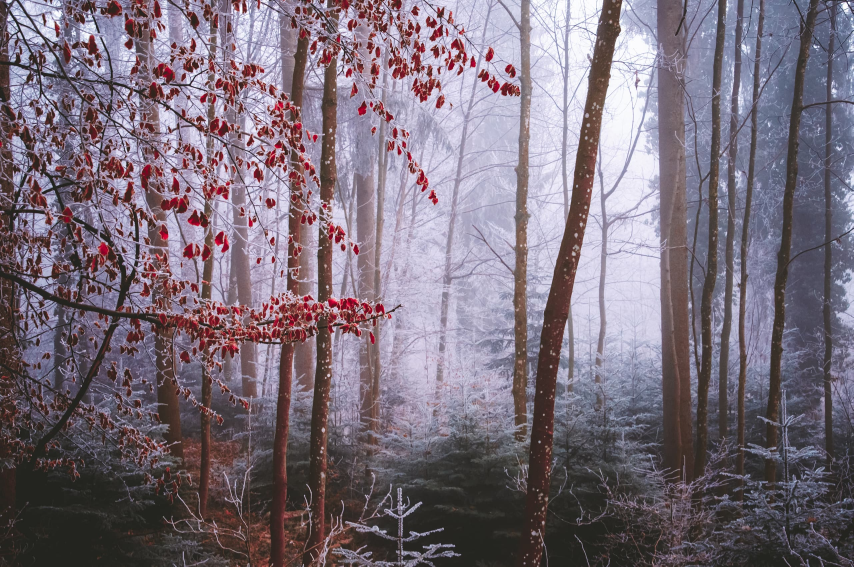
#> input picture browser_profile_temu/aoojcmojmmcbpfgoecoadbdpnagfchel/1.0.24/adrian-limani.jpg, 2560 x 1700 px (shown at 1/3 size)
$ python -i logo_service.py   (imports and definitions only)
#> lines starting #> are read from the running program, lines starting #| are printed output that depends on the picture
### backend/services/metadata_service.py
from __future__ import annotations

"""
Fast image metadata stripper.

Strategy per format:
  JPEG  → marker surgery: scan APP segments before SOS, drop EXIF/XMP/IPTC/COM,
           C2PA JUMBF (APP11), SynthID provenance tags, copy SOS + compressed
           stream verbatim.  Zero re-encode; O(n) single pass.
  PNG   → chunk surgery: drop tEXt/iTXt/zTXt/tIME/eXIf/pHYs/sPLT/hIST/caBX
           (C2PA) chunks.  Zero re-encode; O(n) single pass.
  WebP  → RIFF chunk surgery: drop EXIF/XMP/C2PA chunks, rebuild RIFF size header.
           Zero re-encode; O(n) single pass.
  Other → Pillow re-save fallback (AVIF, GIF, TIFF …).  Slower (~50-200 ms)
           but correct; only activated when Pillow is installed.
"""

import io
import struct
import time
from dataclasses import dataclass, field
from pathlib import Path
from typing import Literal

try:
    from PIL import Image as _PILImage  # type: ignore[import-untyped]

    _HAS_PILLOW = True
except ImportError:
    _HAS_PILLOW = False


# ── Result dataclass ───────────────────────────────────────────────────────────

@dataclass(slots=True)
class StripResult:
    data: bytes
    format: str
    original_size: int
    stripped_size: int
    elapsed_ms: float
    method: Literal["raw", "pillow", "passthrough"]
    stripped_bytes: int = field(init=False)

    def __post_init__(self) -> None:
        self.stripped_bytes = self.original_size - self.stripped_size

    # [16 lines left out: functions size_reduction_pct, to_dict, not called in this run]


# ── Format detection ───────────────────────────────────────────────────────────

def detect_format(data: bytes) -> str | None:
    if len(data) >= 2 and data[:2] == b"\xff\xd8":
        return "jpeg"
    if len(data) >= 8 and data[:8] == b"\x89PNG\r\n\x1a\n":
        return "png"
    if len(data) >= 12 and data[:4] == b"RIFF" and data[8:12] == b"WEBP":
        return "webp"
    if len(data) >= 12 and data[4:8] == b"ftyp":
        brand = data[8:12].lower()
        if brand in (b"avif", b"avis"):
            return "avif"
    return None


_C2PA_MARKERS = (
    b"c2pa",
    b"C2PA",
    b"jumb",
    b"JUMBF",
    b"caBX",
    b"contentcredentials",
    b"content credentials",
    b"digitalsourcetype",
    b"trainedalgorithmicmedia",
    b"compositewithtrained",
)
_SYNTHID_MARKERS = (
    b"synthid",
    b"SynthID",
    b"google:synthid",
)


# [69 lines left out: functions _payload_has_marker, inspect_jpeg_metadata, not called in this run]


# ── JPEG marker surgery ────────────────────────────────────────────────────────

# Markers to strip regardless of strip_icc setting
# APP0 JFIF (density/thumbnail header), APP1 EXIF/XMP, APP13 IPTC, COM,
# APP3-APP15 (includes APP11 C2PA/JUMBF)
_JPEG_ALWAYS_STRIP: frozenset[int] = frozenset(
    {0xE0, 0xE1, 0xED, 0xFE} | set(range(0xE3, 0xF0))
)
# No-payload markers (no 2-byte length field follows)
_JPEG_NO_PAYLOAD: frozenset[int] = frozenset(
    {0xD8, 0xD9, 0x01} | set(range(0xD0, 0xD8))  # SOI, EOI, TEM, RST0-7
)
# Some phones/apps append a second, complete embedded JPEG right after the
# real EOI (MPO / multi-picture trailers), often carrying a full duplicate
# EXIF block — GPS included. It always looks like EOI immediately followed
# by a fresh SOI, which never occurs by chance inside entropy-coded scan
# data, so this is safe to cut on sight.
_JPEG_TRAILER_SIGNATURE = b"\xff\xd9\xff\xd8"


# [48 lines left out: function _strip_jpeg, not called in this run]


# ── PNG chunk surgery ──────────────────────────────────────────────────────────

_PNG_SIG = b"\x89PNG\r\n\x1a\n"

# Whitelist, not a blacklist: keep only what's needed to decode and render
# the pixels correctly, plus a small set of colour-management chunks kept
# for rendering fidelity (mirrors JPEG's ICC trade-off; iCCP still drops
# when strip_icc is set). Anything else — known metadata chunk types, and
# any future/unrecognised/private chunk a tool might embed — is dropped by
# default instead of relying on a growing list of known-bad names.
_PNG_KEEP_TYPES: frozenset[bytes] = frozenset({
    b"IHDR", b"PLTE", b"IDAT", b"IEND",  # required to decode
    b"tRNS",                               # transparency
    b"gAMA", b"cHRM", b"sRGB", b"iCCP",    # colour management
    b"sBIT",                               # significant bits
    b"bKGD",                               # background colour
    b"acTL", b"fcTL", b"fdAT",             # APNG animation frames
})


# [23 lines left out: function _strip_png, not called in this run]


# ── WebP RIFF chunk surgery ────────────────────────────────────────────────────

_WEBP_STRIP_CHUNKS: frozenset[bytes] = frozenset({b"EXIF", b"XMP ", b"C2PA", b"c2pa"})
_WEBP_ICC_CHUNK = b"ICCP"
# VP8X extended-header flags byte: bit layout per the WebP container spec.
_VP8X_FLAG_ICC = 0x20
_VP8X_FLAG_EXIF = 0x08
_VP8X_FLAG_XMP = 0x04


# [195 lines left out: functions _strip_webp, _strip_via_pillow, inspect_png_metadata, inspect_webp_metadata, inspect_metadata, strip_metadata, not called in this run]


async def strip_metadata_async(data: bytes, *, strip_icc: bool = False) -> StripResult:
    """Async wrapper — offloads strip_metadata to a thread-pool slot."""
    import asyncio

    return await asyncio.to_thread(strip_metadata, data, strip_icc=strip_icc)


# [25 lines left out: function strip_file, not called in this run]

### backend/services/logo_service.py
from __future__ import annotations

"""
Fast Gemini sparkle-logo remover.

Gemini / Imagen visible watermarks sit in a corner (almost always
bottom-right) as a small 4-pointed sparkle. This module:

  1. Searches only the four corners (tiny ROI, not the full image)
  2. Matches a generated sparkle template + a bright/dark blob fallback
  3. Inpaints just that patch with OpenCV TELEA

Typical runtime is a few milliseconds. If nothing is found the original
bytes are returned untouched so product photos are never cropped.
"""

import time
from dataclasses import dataclass
from functools import lru_cache
from typing import Literal

from backend.services.image_compact_service import CompactResult, compact_image_bytes
from backend.services.metadata_service import StripResult, detect_format, strip_metadata


try:
    import cv2
    import numpy as np

    _HAS_CV2 = True
except ImportError:
    cv2 = None  # type: ignore[assignment]
    np = None  # type: ignore[assignment]
    _HAS_CV2 = False


Corner = Literal["br", "bl", "tr", "tl"]


@dataclass(slots=True)
class LogoResult:
    data: bytes
    content_type: str
    found: bool
    corner: str | None
    elapsed_ms: float
    original_size: int
    output_size: int
    method: Literal["inpaint", "passthrough"]
    match_score: float = 0.0

    # [249 lines left out: functions to_dict, _content_type_for, _sparkle_template, _decode, _encode, _corner_roi and 5 more, not called in this run]


def remove_gemini_logo(data: bytes, *, aggressive: bool = False) -> LogoResult:
    """
    Remove a visible Gemini sparkle watermark if one is detected.

    Args:
        data: Raw image bytes.
        aggressive: Use a looser match and a slightly larger inpaint patch.

    Returns:
        LogoResult. method is "passthrough" when nothing was found or
        OpenCV is unavailable, so the original bytes stay intact.
    """
    started = time.perf_counter()
    fmt = detect_format(data)
    original_size = len(data)

    if not _HAS_CV2:
        return LogoResult(
            data=data,
            content_type=_content_type_for(fmt),
            found=False,
            corner=None,
            elapsed_ms=(time.perf_counter() - started) * 1000,
            original_size=original_size,
            output_size=original_size,
            method="passthrough",
        )

    try:
        bgr, alpha = _decode(data)
        found, corner, score = _find_and_remove(bgr, aggressive)
        if not found:
            return LogoResult(
                data=data,
                content_type=_content_type_for(fmt),
                found=False,
                corner=None,
                elapsed_ms=(time.perf_counter() - started) * 1000,
                original_size=original_size,
                output_size=original_size,
                method="passthrough",
            )
        out, content_type = _encode(bgr, alpha, fmt)
        return LogoResult(
            data=out,
            content_type=content_type,
            found=True,
            corner=corner,
            elapsed_ms=(time.perf_counter() - started) * 1000,
            original_size=original_size,
            output_size=len(out),
            method="inpaint",
            match_score=score,
        )
    except Exception:
        return LogoResult(
            data=data,
            content_type=_content_type_for(fmt),
            found=False,
            corner=None,
            elapsed_ms=(time.perf_counter() - started) * 1000,
            original_size=original_size,
            output_size=original_size,
            method="passthrough",
        )


# [4 lines not run here, left out]


@dataclass(slots=True)
class CleanResult:
    data: bytes
    content_type: str
    logo: LogoResult
    metadata: StripResult
    compact: CompactResult | None
    elapsed_ms: float

    # [54 lines left out: functions to_headers, clean_product_image, not called in this run]


# [16 lines not run here, left out]

>>> import cv2
>>> picture = cv2.imread('../../browser_profile_temu/aoojcmojmmcbpfgoecoadbdpnagfchel/1.0.24/adrian-limani.jpg', cv2.IMREAD_GRAYSCALE)
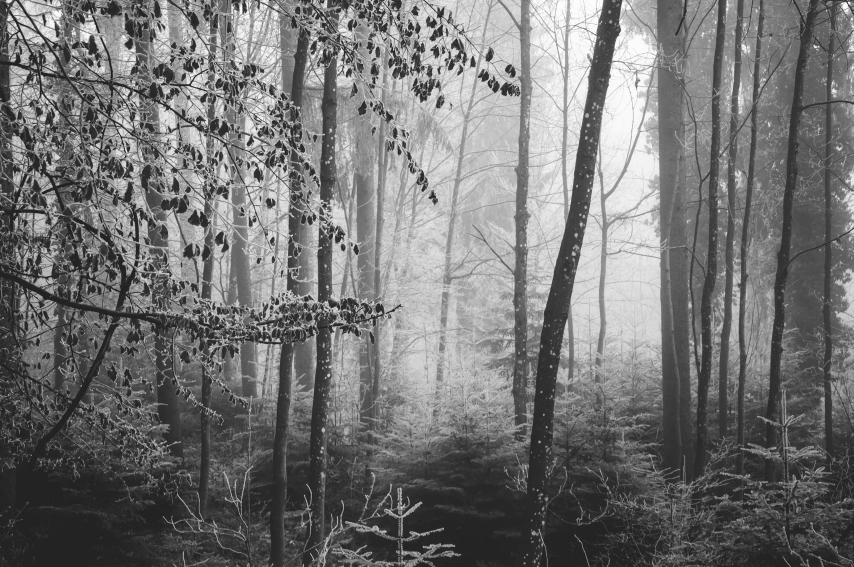
#> picture: shape (1700, 2560) (shown at 1/3 size); min 0, max 255, mean 115.6
>>> result = remove_gemini_logo(picture)
#> (the run stopped early here; a loop or call above may not have finished)

$ run again, on browser_profile_temu/aoojcmojmmcbpfgoecoadbdpnagfchel/1.0.24/alan-hu.jpg
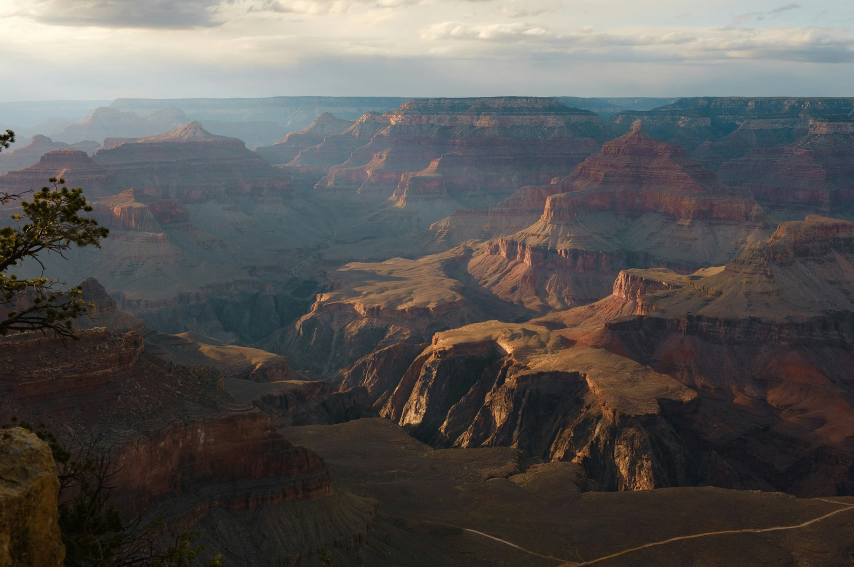
#> input picture browser_profile_temu/aoojcmojmmcbpfgoecoadbdpnagfchel/1.0.24/alan-hu.jpg, 2560 x 1700 px (shown at 1/3 size)
#> `picture = cv2.imread('../../browser_profile_temu/aoojcmojmmcbpfgoecoad..`:
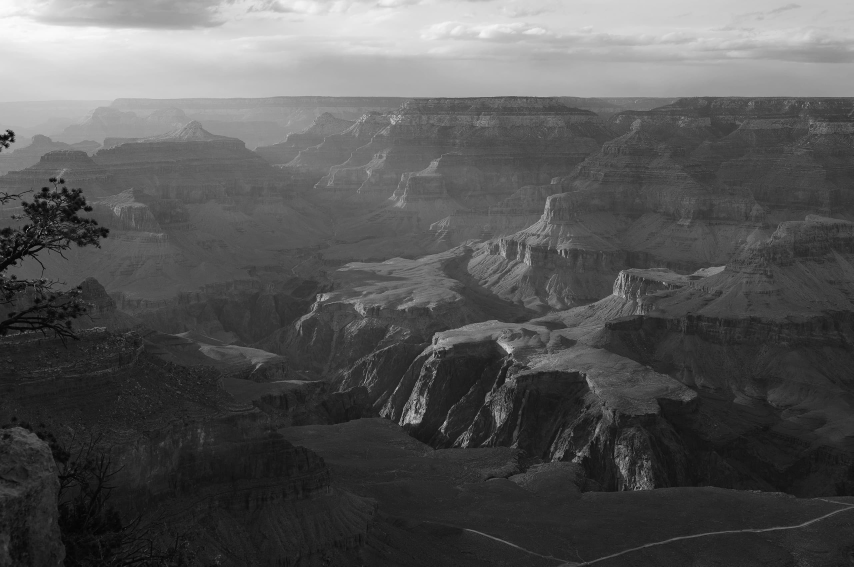
#> picture: shape (1700, 2560) (shown at 1/3 size); min 0, max 253, mean 86.9

$ run again, on browser_profile_temu/aoojcmojmmcbpfgoecoadbdpnagfchel/1.0.24/aleksandar-popovski.jpg
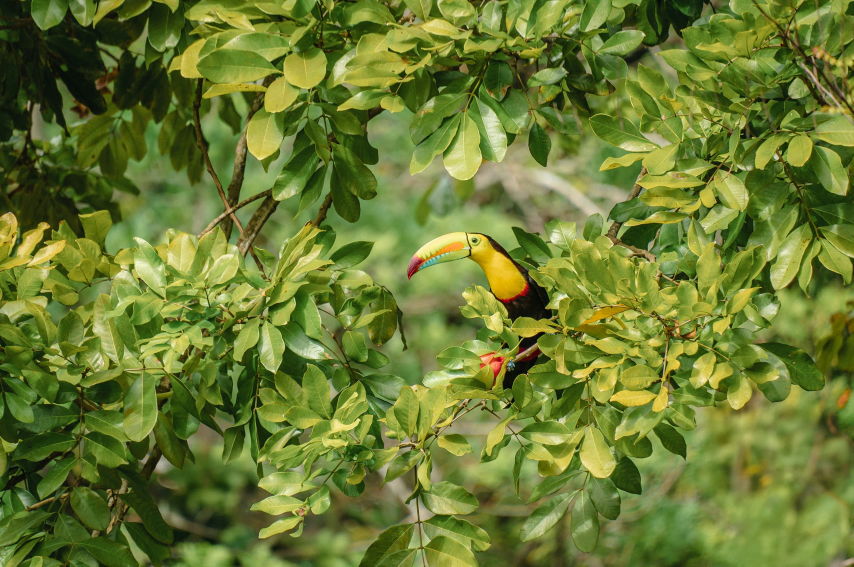
#> input picture browser_profile_temu/aoojcmojmmcbpfgoecoadbdpnagfchel/1.0.24/aleksandar-popovski.jpg, 2560 x 1700 px (shown at 1/3 size)
#> `picture = cv2.imread('../../browser_profile_temu/aoojcmojmmcbpfgoecoad..`:
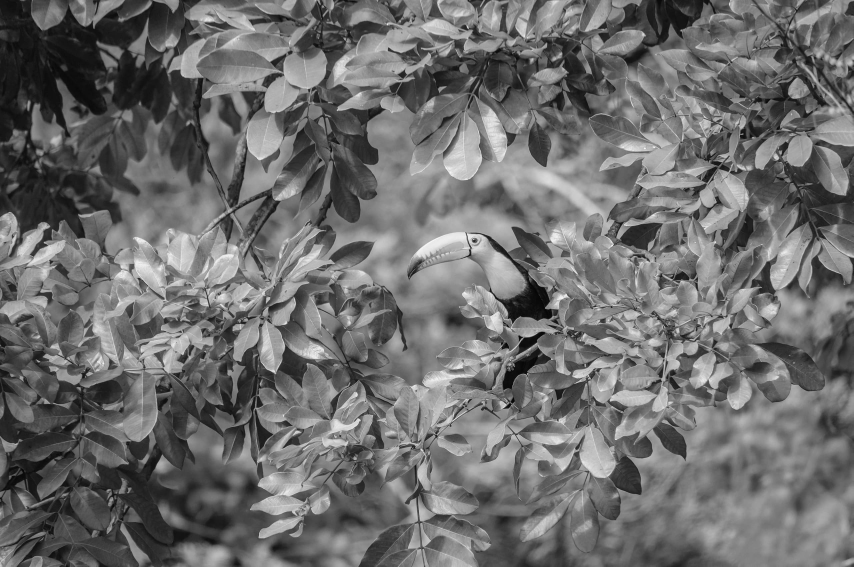
#> picture: shape (1700, 2560) (shown at 1/3 size); min 0, max 255, mean 109.4

$ run again, on browser_profile_temu/aoojcmojmmcbpfgoecoadbdpnagfchel/1.0.24/andrei-castanha.jpg
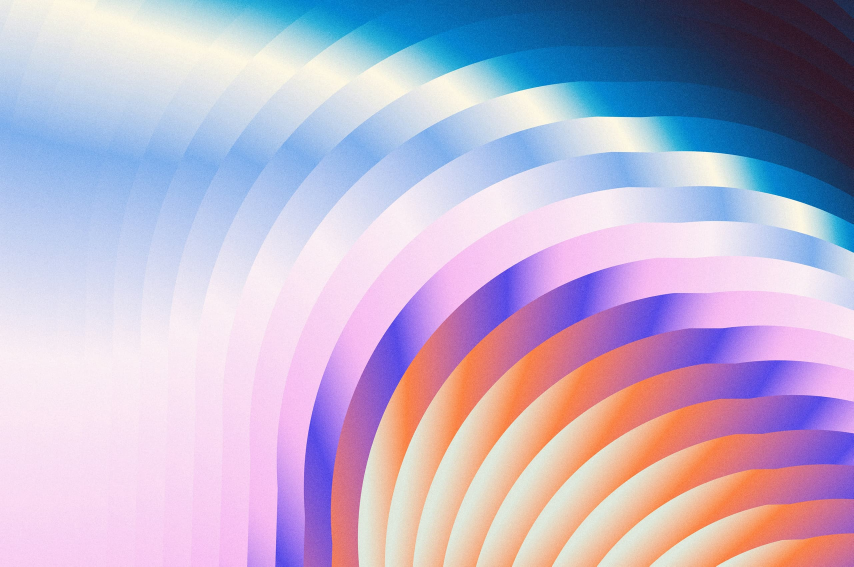
#> input picture browser_profile_temu/aoojcmojmmcbpfgoecoadbdpnagfchel/1.0.24/andrei-castanha.jpg, 2560 x 1700 px (shown at 1/3 size)
#> `picture = cv2.imread('../../browser_profile_temu/aoojcmojmmcbpfgoecoad..`:
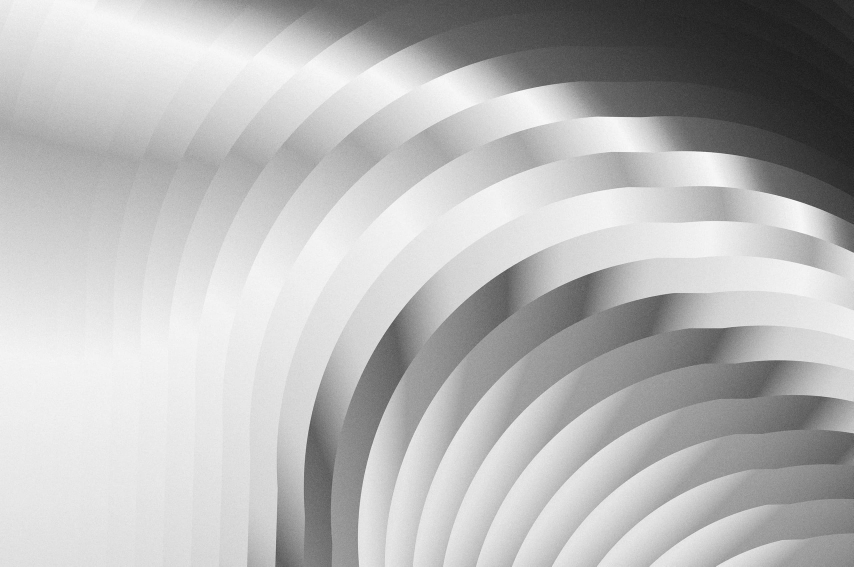
#> picture: shape (1700, 2560) (shown at 1/3 size); min 17, max 255, mean 184
